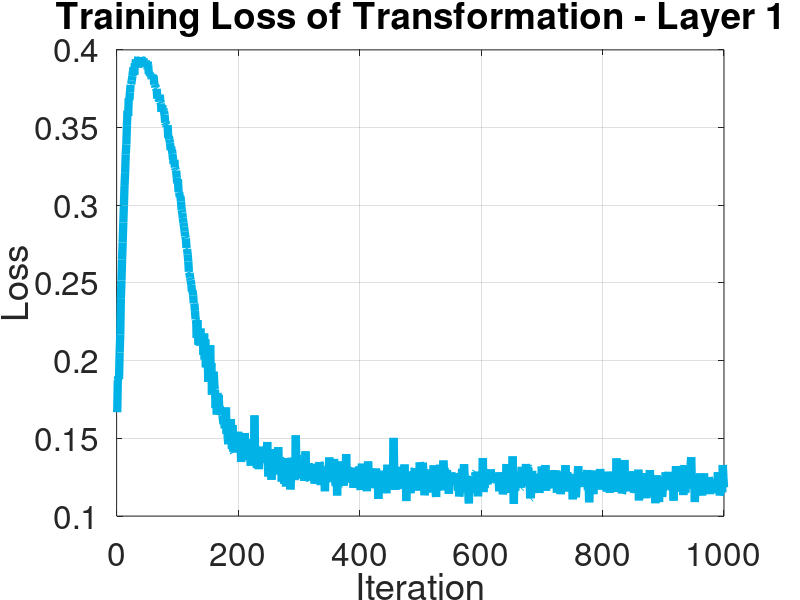

Write the MATLAB code that produced this figure.
% Loss diagram
clear all
clc
close all


train_Loss = [
.166816
0.187636
0.189729
0.188125
0.205256
0.216704
0.240254
0.251537
0.264954
0.275989
0.288907
0.29984
0.312413
0.320849
0.332835
0.339242
0.351603
0.360902
0.35752
0.368892
0.367679
0.372747
0.3775
0.377922
0.380289
0.383223
0.386478
0.388653
0.383928
0.391495
0.391515
0.393697
0.392028
0.388626
0.39361
0.395364
0.39039
0.392288
0.394951
0.394069
0.394955
0.393672
0.391948
0.39454
0.389969
0.392471
0.388806
0.393129
0.389423
0.388882
0.392215
0.390063
0.384531
0.385213
0.383775
0.384015
0.382806
0.381699
0.383714
0.382436
0.383339
0.377606
0.377662
0.376002
0.375473
0.374932
0.368608
0.36906
0.368556
0.367247
0.371147
0.366671
0.365517
0.360163
0.363926
0.362338
0.361987
0.360426
0.358278
0.353162
0.352105
0.351327
0.351922
0.351617
0.343304
0.344322
0.342454
0.340041
0.33554
0.337091
0.336003
0.333058
0.329038
0.326736
0.329174
0.324291
0.323124
0.322301
0.317657
0.314169
0.31668
0.308484
0.30844
0.305318
0.305915
0.302478
0.297121
0.295241
0.291883
0.288751
0.28629
0.283086
0.2801
0.278707
0.272559
0.271826
0.268431
0.263912
0.257252
0.256394
0.253493
0.251769
0.248753
0.244527
0.245361
0.242031
0.237012
0.236839
0.232007
0.226692
0.225583
0.214709
0.226061
0.216332
0.210243
0.218011
0.209835
0.220695
0.209702
0.211093
0.214243
0.214183
0.203668
0.217512
0.200702
0.213715
0.195715
0.208996
0.199114
0.201174
0.186356
0.195989
0.192781
0.209934
0.193153
0.198454
0.178111
0.192974
0.18234
0.192759
0.183282
0.181456
0.169537
0.17699
0.16532
0.179214
0.170286
0.177992
0.169857
0.170582
0.165184
0.167754
0.169286
0.164675
0.162691
0.159215
0.161957
0.156445
0.158194
0.169908
0.152867
0.159483
0.149936
0.146271
0.151794
0.161177
0.15016
0.162347
0.150408
0.143176
0.158552
0.141612
0.140894
0.150679
0.153304
0.141121
0.142404
0.153862
0.14757
0.154257
0.142135
0.146753
0.15096
0.149745
0.134805
0.144949
0.143026
0.142503
0.146919
0.145296
0.153449
0.137473
0.149469
0.142602
0.136476
0.138225
0.136353
0.136953
0.13858
0.138227
0.132422
0.139219
0.135062
0.135254
0.145541
0.13566
0.164798
0.141505
0.136857
0.137816
0.131075
0.138162
0.143413
0.130171
0.140092
0.136294
0.134068
0.144676
0.138944
0.13522
0.135001
0.137847
0.13665
0.143052
0.135809
0.137444
0.140349
0.147672
0.132227
0.125453
0.130474
0.135636
0.143077
0.129344
0.123379
0.130508
0.132702
0.131093
0.13704
0.130887
0.126763
0.133803
0.139079
0.13455
0.131527
0.144357
0.134825
0.12912
0.137527
0.135966
0.134852
0.122146
0.1367
0.122727
0.134864
0.120794
0.130921
0.129187
0.119026
0.13028
0.137243
0.132573
0.127875
0.135783
0.132146
0.117117
0.121254
0.137542
0.129322
0.127492
0.127968
0.128855
0.123182
0.127925
0.151953
0.131736
0.139284
0.124752
0.125482
0.129013
0.135112
0.130809
0.12569
0.12468
0.126146
0.130499
0.129487
0.132064
0.122618
0.123907
0.141683
0.128952
0.128014
0.129277
0.127443
0.134096
0.122799
0.130138
0.133518
0.126718
0.124931
0.131245
0.126822
0.1261
0.127799
0.120891
0.125543
0.128606
0.127647
0.121024
0.132039
0.132945
0.127317
0.134769
0.132705
0.119886
0.121771
0.131779
0.125254
0.131003
0.121244
0.125497
0.115963
0.128897
0.1252
0.127155
0.131544
0.126501
0.121795
0.137727
0.129538
0.126534
0.128593
0.12399
0.122523
0.126598
0.125462
0.136783
0.122609
0.121815
0.119469
0.134678
0.113228
0.128897
0.124386
0.121062
0.12004
0.120426
0.127751
0.135188
0.131733
0.126165
0.121517
0.1195
0.133334
0.125618
0.130072
0.139893
0.124582
0.1244
0.123868
0.124489
0.130453
0.121498
0.127568
0.12293
0.124996
0.130341
0.131136
0.118108
0.122258
0.123657
0.130274
0.129688
0.126889
0.121539
0.126009
0.131008
0.129006
0.131855
0.120626
0.116778
0.127876
0.133726
0.126272
0.129979
0.130436
0.123783
0.12354
0.123358
0.121882
0.115996
0.125075
0.135184
0.12793
0.120326
0.120997
0.125389
0.128637
0.117953
0.121799
0.119769
0.124867
0.128454
0.128687
0.127842
0.130635
0.124338
0.121281
0.122049
0.111029
0.126183
0.129251
0.120242
0.122882
0.126269
0.123732
0.122398
0.120476
0.120556
0.122506
0.12285
0.125316
0.11468
0.12639
0.133045
0.12639
0.124981
0.122492
0.117307
0.12508
0.124667
0.125052
0.117258
0.12731
0.150325
0.131305
0.124176
0.116927
0.128152
0.12359
0.131677
0.127652
0.122778
0.124923
0.117629
0.126372
0.117384
0.124134
0.120875
0.121877
0.122159
0.125793
0.133199
0.124643
0.125878
0.109648
0.126254
0.122398
0.123817
0.11509
0.121814
0.120255
0.114687
0.128763
0.122911
0.12467
0.12499
0.120885
0.129313
0.130769
0.126322
0.123996
0.125103
0.11635
0.125496
0.122366
0.119108
0.134592
0.132514
0.125164
0.120439
0.126357
0.134314
0.13028
0.125833
0.113372
0.118138
0.115208
0.120095
0.120409
0.118295
0.121937
0.12258
0.129964
0.123561
0.126272
0.121822
0.126476
0.123477
0.115234
0.132664
0.11564
0.127214
0.117054
0.112252
0.124774
0.1276
0.123999
0.128448
0.126358
0.130293
0.132913
0.117312
0.116499
0.125574
0.129399
0.13575
0.130046
0.130881
0.126538
0.126595
0.129041
0.129613
0.12417
0.126191
0.114314
0.123933
0.120359
0.125071
0.12806
0.125288
0.125293
0.123458
0.127404
0.124768
0.125383
0.126429
0.120943
0.126862
0.120851
0.116448
0.120634
0.1126
0.115035
0.118413
0.126957
0.124901
0.130355
0.126491
0.126918
0.133362
0.125806
0.115429
0.118952
0.123285
0.123586
0.120072
0.115062
0.108125
0.123972
0.11529
0.116618
0.124486
0.125426
0.122792
0.116406
0.116808
0.118561
0.125725
0.127887
0.128575
0.125942
0.121896
0.112713
0.124258
0.125649
0.122072
0.11691
0.120378
0.128359
0.122322
0.137364
0.115435
0.123816
0.118607
0.120004
0.127966
0.120444
0.127201
0.120489
0.128645
0.121625
0.125986
0.126296
0.130045
0.121711
0.126872
0.121876
0.124984
0.123072
0.124175
0.1277
0.127904
0.125739
0.122656
0.121854
0.123323
0.123567
0.115945
0.12813
0.126012
0.123184
0.124953
0.122712
0.113951
0.118165
0.115453
0.118245
0.11776
0.11971
0.133509
0.115095
0.12161
0.133337
0.12241
0.116459
0.127054
0.114879
0.127833
0.12311
0.138414
0.121979
0.107826
0.128694
0.116676
0.118012
0.12082
0.128432
0.119789
0.120667
0.123704
0.123966
0.126116
0.118043
0.118412
0.131674
0.120367
0.122079
0.127029
0.123292
0.121299
0.12201
0.133534
0.125843
0.121264
0.131931
0.131178
0.119116
0.122228
0.11126
0.111604
0.126573
0.129096
0.121582
0.119757
0.117353
0.127129
0.124553
0.115292
0.118362
0.125573
0.115673
0.120856
0.122793
0.114837
0.122923
0.11906
0.118258
0.131892
0.126912
0.121954
0.121298
0.120729
0.124053
0.132836
0.116292
0.123315
0.127329
0.122261
0.121941
0.12285
0.118818
0.120146
0.120612
0.117839
0.123411
0.118995
0.129506
0.121991
0.120855
0.12411
0.126423
0.129354
0.115015
0.125381
0.118329
0.12116
0.122421
0.122982
0.114077
0.118591
0.119659
0.124516
0.128078
0.120409
0.116262
0.125837
0.132718
0.126064
0.115805
0.127892
0.126056
0.1218
0.126987
0.121301
0.123564
0.121533
0.12696
0.122302
0.110753
0.121577
0.119369
0.122955
0.120204
0.112061
0.117267
0.124337
0.125968
0.132117
0.124215
0.123623
0.123985
0.118646
0.125917
0.124367
0.123623
0.125069
0.118814
0.123071
0.12414
0.128119
0.121772
0.124756
0.129649
0.116711
0.121433
0.108832
0.116356
0.115363
0.122014
0.121607
0.118808
0.121078
0.114078
0.126832
0.125105
0.129266
0.125388
0.121095
0.119222
0.117915
0.125197
0.121618
0.117412
0.130317
0.123
0.117016
0.119261
0.120371
0.125259
0.125047
0.122641
0.118377
0.118087
0.123628
0.115717
0.116837
0.128589
0.1238
0.125127
0.11503
0.126048
0.12302
0.127284
0.123341
0.121917
0.119605
0.116784
0.115529
0.126598
0.119945
0.137132
0.126599
0.126807
0.12119
0.118815
0.118616
0.118899
0.12053
0.123202
0.114528
0.115825
0.119952
0.11981
0.136103
0.12647
0.12184
0.128106
0.11949
0.119727
0.121064
0.115911
0.120935
0.122091
0.12624
0.122416
0.124508
0.117936
0.128839
0.119208
0.115119
0.118647
0.122621
0.118214
0.114947
0.11923
0.118397
0.129858
0.110054
0.126791
0.123707
0.119133
0.117356
0.123648
0.115394
0.11905
0.118324
0.122847
0.127586
0.118415
0.111467
0.125347
0.118132
0.12318
0.12067
0.114008
0.129636
0.112634
0.120033
0.119307
0.125414
0.122008
0.122313
0.126174
0.116967
0.108262
0.115909
0.126024
0.123756
0.11704
0.120721
0.109045
0.117638
0.125087
0.122394
0.123256
0.112385
0.115419
0.123477
0.117702
0.119212
0.118702
0.1282
0.123869
0.120549
0.127552
0.123978
0.128458
0.118562
0.124032
0.121153
0.120125
0.116701
0.124741
0.124135
0.109894
0.127405
0.1229
0.121982
0.132127
0.128222
0.12038
0.123518
0.121629
0.122203
0.115783
0.129877
0.12378
0.122184
0.122341
0.126973
0.1135
0.126774
0.132814
0.115002
0.119592
0.12073
0.11767
0.118004
0.119166
0.127247
0.124794
0.118209
0.133156
0.137878
0.123821
0.126143
0.124207
0.126538
0.124606
0.10901
0.121057
0.118816
0.12012
0.124119
0.122481
0.117768
0.117934
0.124392
0.127376
0.121998
0.116441
0.113217
0.125059
0.117132
0.127422
0.122439
0.123641
0.118894
0.124642
0.116421
0.118099
0.119203
0.125018
0.122798
0.114104
0.12292
0.121972
0.116521
0.120491
0.123039
0.114895
0.116792
0.119231
0.123873
0.120769
0.122116
0.117278
0.128211
0.11791
0.127901
0.113197
0.115165
0.118889
0.11771
0.115197
0.132869
0.12531
0.118468
];
epoch =1:numel(train_Loss);
figure
lbsz = 24;
w = 6;
plot(epoch,train_Loss, 'LineWidth', w, 'Color',[0,0.7,0.9]);
grid on
title('Training Loss of Transformation - Layer 1')
xlabel('Iteration', 'FontSize', lbsz)
ylabel('Loss', 'FontSize', lbsz)
set(gca,'FontSize',lbsz)
